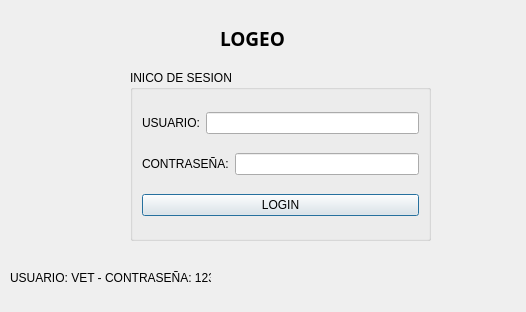
<?xml version="1.0" encoding="UTF-8"?>
<ui version="4.0">
 <class>login</class>
 <widget class="QDialog" name="login">
  <property name="geometry">
   <rect>
    <x>0</x>
    <y>0</y>
    <width>526</width>
    <height>312</height>
   </rect>
  </property>
  <property name="windowTitle">
   <string>Log</string>
  </property>
  <property name="windowIcon">
   <iconset>
    <normaloff>../../../Downloads/proteger.png</normaloff>../../../Downloads/proteger.png</iconset>
  </property>
  <widget class="QLabel" name="label_4">
   <property name="geometry">
    <rect>
     <x>220</x>
     <y>30</y>
     <width>111</width>
     <height>16</height>
    </rect>
   </property>
   <property name="font">
    <font>
     <family>Orbitron</family>
     <pointsize>14</pointsize>
     <weight>75</weight>
     <bold>true</bold>
    </font>
   </property>
   <property name="text">
    <string>LOGEO</string>
   </property>
  </widget>
  <widget class="QLabel" name="label_3">
   <property name="geometry">
    <rect>
     <x>10</x>
     <y>270</y>
     <width>201</width>
     <height>16</height>
    </rect>
   </property>
   <property name="text">
    <string>USUARIO: VET - CONTRASEÑA: 1234</string>
   </property>
  </widget>
  <widget class="QGroupBox" name="groupBox_2">
   <property name="enabled">
    <bool>true</bool>
   </property>
   <property name="geometry">
    <rect>
     <x>130</x>
     <y>70</y>
     <width>301</width>
     <height>171</height>
    </rect>
   </property>
   <property name="title">
    <string>INICO DE SESION</string>
   </property>
   <layout class="QVBoxLayout" name="verticalLayout">
    <item>
     <layout class="QHBoxLayout" name="horizontalLayout">
      <item>
       <widget class="QLabel" name="label_5">
        <property name="text">
         <string>USUARIO:</string>
        </property>
       </widget>
      </item>
      <item>
       <widget class="QLineEdit" name="txtUsuario"/>
      </item>
     </layout>
    </item>
    <item>
     <layout class="QHBoxLayout" name="horizontalLayout_2">
      <item>
       <widget class="QLabel" name="label_6">
        <property name="text">
         <string>CONTRASEÑA:</string>
        </property>
       </widget>
      </item>
      <item>
       <widget class="QLineEdit" name="txtContra">
        <property name="contextMenuPolicy">
         <enum>Qt::DefaultContextMenu</enum>
        </property>
        <property name="echoMode">
         <enum>QLineEdit::Password</enum>
        </property>
       </widget>
      </item>
     </layout>
    </item>
    <item>
     <widget class="QPushButton" name="cmsLogin">
      <property name="text">
       <string>LOGIN</string>
      </property>
     </widget>
    </item>
   </layout>
  </widget>
 </widget>
 <resources/>
 <connections/>
</ui>
